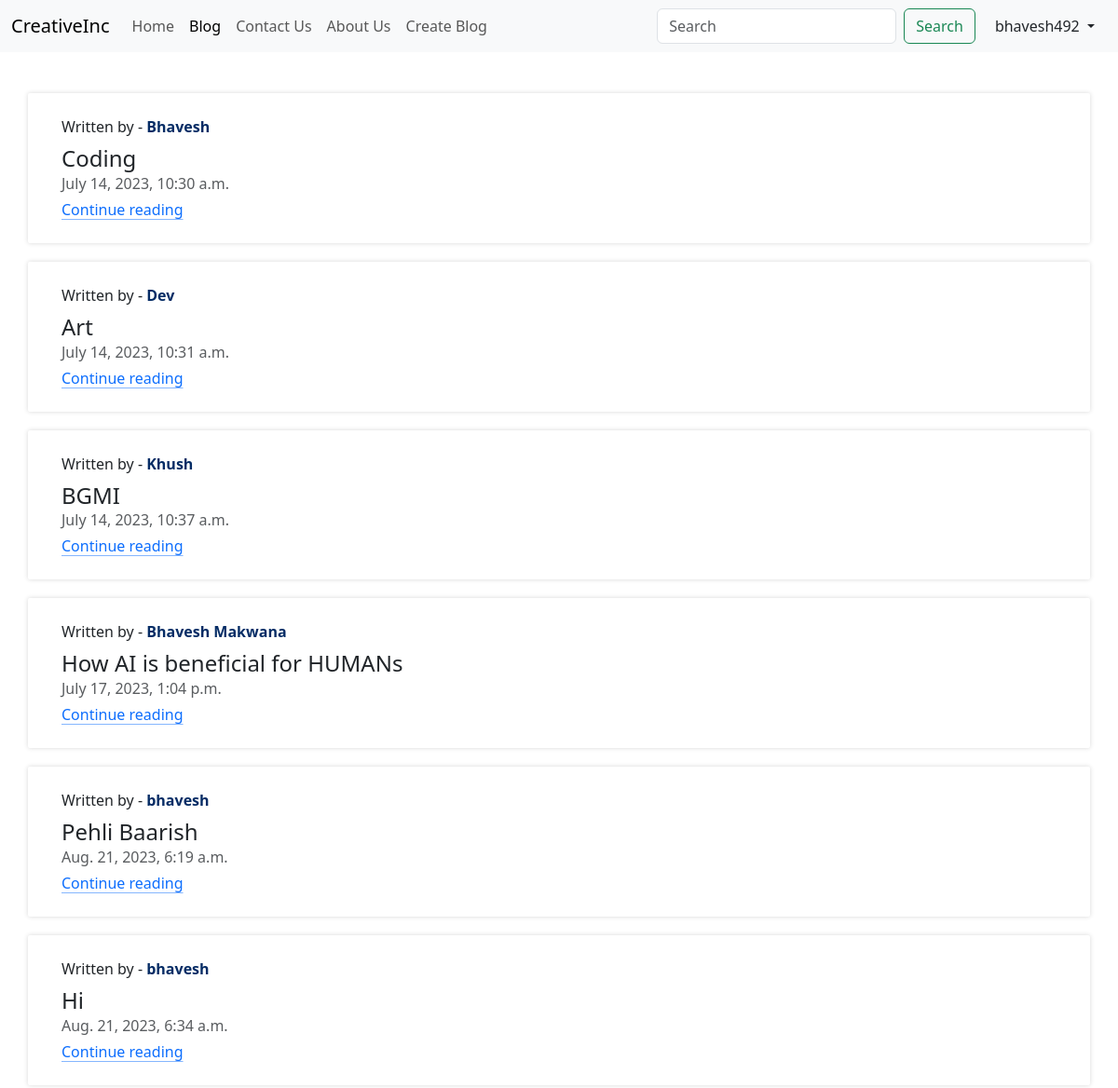
Screenshot of /blog/ (signed in) with the database file from the repository.
### blog/models.py (models this page shows, shortened)
class Post(models.Model):
    sno = models.AutoField(primary_key=True)
    author = models.CharField(max_length=100)
    title = models.CharField(max_length=100)
    content = models.TextField()
    slug = models.CharField(max_length=50)
    timeStamp = models.DateTimeField()
    views = models.IntegerField(default=0)

### blog/views.py (the view)
# urls.py: path('',views.blogHome,name='BlogHome'),
def blogHome(request):
    allPosts = Post.objects.all()
    return render(request,'blog/bloghome.html',{'allPosts':allPosts})

### templates/blog/bloghome.html (shortened to what this page needs)
{% extends 'base.html' %}
{% block blogActive %}active{% endblock blogActive %}
{% block body %}
<div class="container mt-4">
    <div class="row mb-2">
        {% for post in allPosts %}
        <div class="col-md-6 blog-card">
            <div class="g-0 flex-md-row position-relative">
                <div class="col p-4 d-flex flex-column position-static">
                    <span>Written by - <strong class="d-inline-block mb-2 text-primary-emphasis">{{post.author}}</strong></span>
                    <h4 class="mb-0">{{post.title}}</h4>
                    <div class="mb-1 text-body-secondary">{{post.timeStamp}}</div>
                    <div>
                        <a href="/blog/{{post.slug}}" class="icon-link gap-1 icon-link-hover stretched-link">
                            Continue reading
                        </a>
                    </div>
                </div>
            </div>
        </div>
        {% endfor %}
    </div>
</div>
{% endblock body %}

### templates/base.html (shortened to what this page needs)
<!doctype html>
<html lang="en">
  <head>
    <link href="https://cdn.jsdelivr.net/npm/bootstrap@5.3.0/dist/css/bootstrap.min.css" rel="stylesheet">
  </head>
  <body>
    <nav class="navbar navbar-expand-lg bg-body-tertiary fixed-top sticky-top">
        <div class="container-fluid">
          <a class="navbar-brand" href="/">CreativeInc</a>
          <div class="collapse navbar-collapse" id="navbarSupportedContent">
            <ul class="navbar-nav me-auto mb-2 mb-lg-0">
              <li class="nav-item">
                <a class="nav-link {% block homeActive %} {% endblock homeActive %}" aria-current="page" href="/">Home</a>
              </li>
              <li class="nav-item">
                <a class="nav-link {% block blogActive%} {% endblock blogActive %}" href="/blog/">Blog</a>
              </li>
              <li class="nav-item">
                <a class="nav-link {% block contactActive %} {% endblock contactActive %}" href="/contact/">Contact Us</a>
              </li>
              <li class="nav-item">
                <a class="nav-link {% block aboutActive %} {% endblock aboutActive %}" href="/about/">About Us</a>
              </li>
              {% if user.is_authenticated %}
              <li class="nav-item">
                <a class="nav-link " href="/blog/createblog/">Create Blog</a>
              </li>
              {% endif %}
            </ul>
            <form class="d-flex" role="search" method='get' action='/search/'>
              <input id='searchQuery' name='searchQuery' class="form-control me-2" type="search" placeholder="Search" aria-label="Search">
              <button class="btn btn-outline-success me-2" type="submit">Search</button>
              {% if user.is_authenticated %}
                <div class="dropdown">
                  <button class="btn dropdown-toggle" type="button" data-bs-toggle="dropdown" aria-expanded="false">
                    <span>{{request.user}}</span>
                  </button>
                </div>
              {% else %}
                <a href='/login/' class="btn btn-outline-success" type="submit">Login</a>
                <a href='/signup/' class="btn btn-outline-success" type="submit">SignUp</a>
              {% endif %}
            </form>
          </div>
        </div>
      </nav>
      {% block body %}{% endblock body %}
  </body>
</html>

### templates/blog/bloghome.html (style rules this page uses)
.blog-card { position: relative; border-radius: 2px; overflow: hidden; margin-top: 20px; box-shadow: 0px 0px 5px rgb(215, 215, 215); width: 100%; }

### rows the page displays
Post: author "Bhavesh", title "Coding", timeStamp "July 14, 2023, 10:30 a.m."
Post: author "Dev", title "Art", timeStamp "July 14, 2023, 10:31 a.m."
Post: author "Khush", title "BGMI", timeStamp "July 14, 2023, 10:37 a.m."
Post: author "Bhavesh Makwana", title "How AI is beneficial for HUMANs", timeStamp "July 17, 2023, 1:04 p.m."
Post: author "bhavesh", title "Pehli Baarish", timeStamp "Aug. 21, 2023, 6:19 a.m."
Post: author "bhavesh", title "Hi", timeStamp "Aug. 21, 2023, 6:34 a.m."

### other values shown
{{ request.user }} "bhavesh492"
